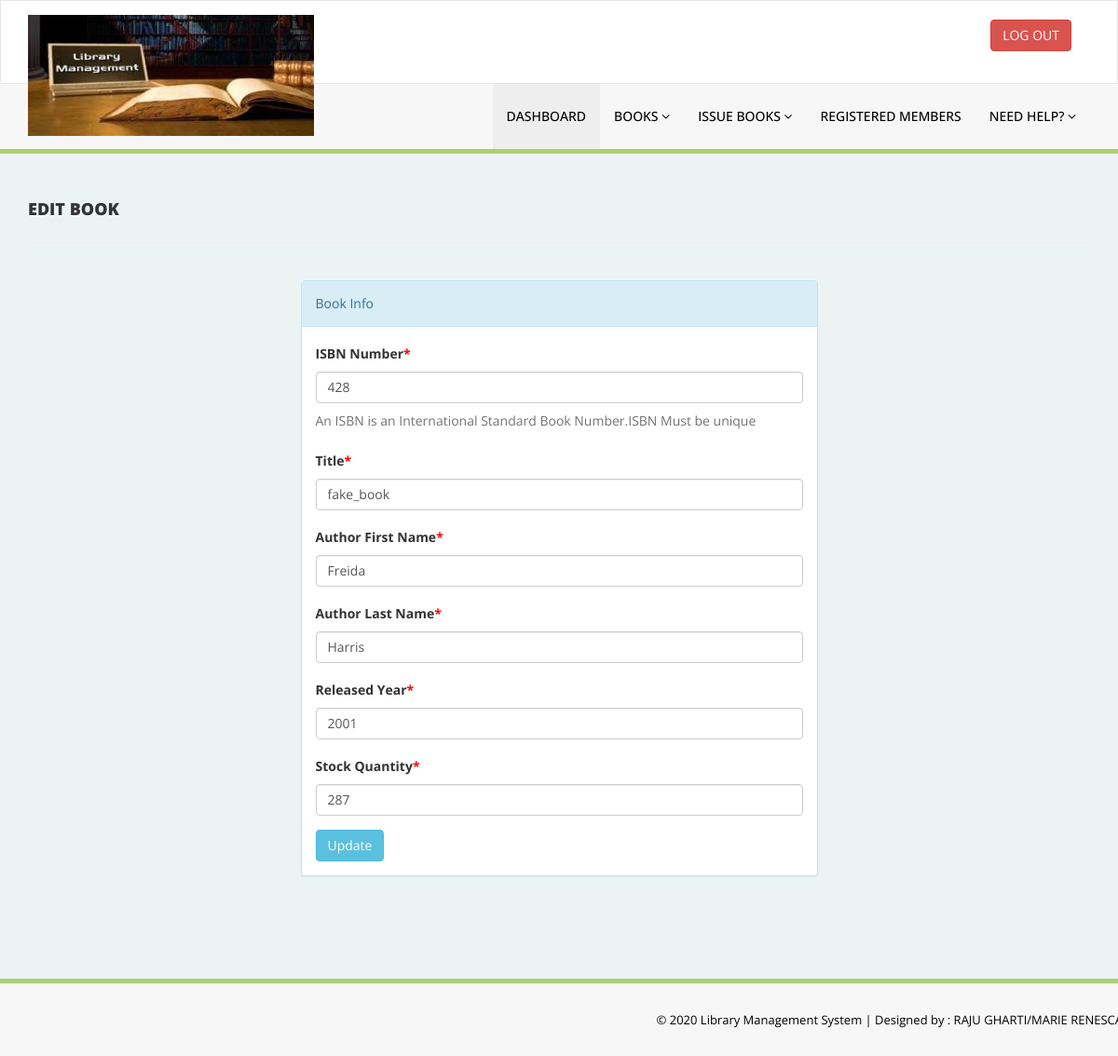
/Admin/edit-book.php?id=2 (signed in), run on the app's committed database.
### tables this page shows
CREATE TABLE books(
		book_id INT NOT NULL AUTO_INCREMENT,
        isbn INT,
		title VARCHAR(100),
		author_fname VARCHAR(100),
		author_lname VARCHAR(100),
		released_year INT,
		stock_quantity INT,
		PRIMARY KEY(book_id)
	);

### Admin/edit-book.php (the view, shortened to what this page needs)
<?php
$conn = connectDB();
$id = $_GET['id'];
if (strlen($_SESSION['alogin']) == 0) {
    header('location:index.php');
    } else {
?>
        <!DOCTYPE html>
        <html lang="en">
        <head>
            <link href="assets/css/bootstrap.css" rel="stylesheet" />
            <link href="assets/css/font-awesome.css" rel="stylesheet" />
            <link href="assets/css/style.css" rel="stylesheet" />
        </head>
        <body>
            <?php include('includes/header.php'); ?>
            <div class="content-wrapper">
                <div class="container">
                    <div class="row pad-botm">
                        <div class="col-md-12">
                            <h4 class="header-line">Edit Book</h4>
                        </div>
                    </div>
                    <div class="row">
                        <div class="col-md-6 col-sm-6 col-xs-12 col-md-offset-3">
                            <div class=" panel panel-info">
                                <div class="panel-heading">
                                    Book Info
                                </div>
                                <div class="panel-body">
                                    <?php
                                    $sql = "SELECT *FROM books WHERE book_id = '$id' ";
                                    $result = mysqli_query($conn, $sql);
                                    if (mysqli_num_rows($result) > 0) {
                                        while ($row = mysqli_fetch_assoc($result)) {
                                    ?>
                                            <form action="edit-book.php?id=<?php echo $id ?>" role="form" method="post">
                                                <div class="form-group">
                                                    <label>ISBN Number<span style="color:red;">*</span></label>
                                                    <input class="form-control" type="text" name="isbn" value="<?php echo htmlentities($row['isbn']); ?>" required>
                                                    <p class="help-block">An ISBN is an International Standard Book Number.ISBN Must be unique</p>
                                                </div>
                                                <div class="form-group">
                                                    <label>Title<span style="color:red;">*</span></label>
                                                    <input type="text" class="form-control" name="title" value="<?php echo htmlentities($row['title']); ?>" required>
                                                </div>
                                                <div class="form-group">
                                                    <label>Author First Name<span style="color:red;">*</span></label>
                                                    <input class="form-control" type="text" name="author_fname" value="<?php echo htmlentities($row['author_fname']); ?>" required >
                                                </div>
                                                <div class="form-group">
                                                    <label>Author Last Name<span style="color:red;">*</span></label>
                                                    <input class="form-control" type="text" name="author_lname" value="<?php echo htmlentities($row['author_lname']); ?>" required >
                                                </div>
                                                <div class="form-group">
                                                <label>Released Year<span style="color:red;">*</span></label>
                                                    <input class="form-control" type="text" name="released_year" value="<?php echo htmlentities($row['released_year']); ?>" required >
                                                </div>
                                                <div class="form-group">
                                                <label>Stock Quantity<span style="color:red;">*</span></label>
                                                    <input class="form-control" type="text" name="stock_quantity" value="<?php echo htmlentities($row['stock_quantity']); ?>" required >
                                                </div>
                                                <button type="submit" name="update" class="btn btn-info"> Update </button>
                                                </form>
                                        <?php }
                                    } ?>
                                </div>
                            </div>
                        </div>
                    </div>
                </div>
            </div>
        <?php include('includes/footer.php'); ?>
        </body>
        </html>
    <?php } ?>

### Admin/assets/css/style.css (style rules this page uses)
.content-wrapper { margin-top: 40px; min-height:800px; padding-bottom:90px; }
.header-line { font-weight:900; padding-bottom:25px; border-bottom:1px solid #eeeeee; text-transform:uppercase; }
.pad-botm { padding-bottom:30px; }

### data on the page
books: isbn "428", title "fake_book", author_fname "Freida", author_lname "Harris", released_year "2001", stock_quantity "287"
